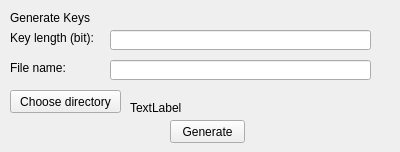
     <widget class="QWidget" name="tab_5">
      <attribute name="title">
       <string>Generate</string>
      </attribute>
      <widget class="QLabel" name="rsa_gen_len_lbl">
       <property name="geometry">
        <rect>
         <x>10</x>
         <y>30</y>
         <width>91</width>
         <height>16</height>
        </rect>
       </property>
       <property name="text">
        <string>Key length (bit):</string>
       </property>
      </widget>
      <widget class="QLineEdit" name="rsa_gen_len_text">
       <property name="geometry">
        <rect>
         <x>110</x>
         <y>30</y>
         <width>261</width>
         <height>20</height>
        </rect>
       </property>
      </widget>
      <widget class="QLabel" name="rsa_gen_lbl">
       <property name="geometry">
        <rect>
         <x>10</x>
         <y>10</y>
         <width>91</width>
         <height>16</height>
        </rect>
       </property>
       <property name="text">
        <string>Generate Keys</string>
       </property>
      </widget>
      <widget class="QLineEdit" name="rsa_gen_file_text">
       <property name="geometry">
        <rect>
         <x>110</x>
         <y>60</y>
         <width>261</width>
         <height>20</height>
        </rect>
       </property>
      </widget>
      <widget class="QPushButton" name="rsa_gen_button">
       <property name="geometry">
        <rect>
         <x>170</x>
         <y>120</y>
         <width>75</width>
         <height>23</height>
        </rect>
       </property>
       <property name="text">
        <string>Generate</string>
       </property>
      </widget>
      <widget class="QLabel" name="rsa_gen_file_lbl">
       <property name="geometry">
        <rect>
         <x>10</x>
         <y>60</y>
         <width>91</width>
         <height>16</height>
        </rect>
       </property>
       <property name="text">
        <string>File name:</string>
       </property>
      </widget>
      <widget class="QPushButton" name="rsa_gen_dir_button">
       <property name="geometry">
        <rect>
         <x>10</x>
         <y>90</y>
         <width>111</width>
         <height>23</height>
        </rect>
       </property>
       <property name="text">
        <string>Choose directory</string>
       </property>
      </widget>
      <widget class="QLabel" name="rsa_gen_dir_name">
       <property name="geometry">
        <rect>
         <x>130</x>
         <y>100</y>
         <width>261</width>
         <height>16</height>
        </rect>
       </property>
       <property name="text">
        <string>TextLabel</string>
       </property>
      </widget>
     </widget>
